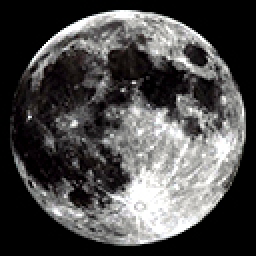
%> input picture data/img-3.jpg, 128 x 128 px (shown 2 times larger)
$ octave Floyd_Steinberg.m   (GNU Octave 9; MATLAB toolbox functions it lacks are replaced by stand-ins)
%> lines starting %> are read from the running program, lines starting %| are printed output that depends on the picture; in (x1, y1, x2, y2) boxes, pixels count from 0 and x2, y2 are one past the last pixel; in counts of white or black regions, pixels touching at a corner belong together; the program's own positions count from 1
%   Transfer an image to black-white-dots image with Floyd Steinberg method

clear;
clc;
Image = imread('./data/img-3.jpg');
%> Image is the input picture: size 128x128x3 uint8; mean R, G, B 76.1, 74.9, 74.7
GrayImage = .2989*Image(:,:,1)...
           +.5870*Image(:,:,2)...
           +.1140*Image(:,:,3);

[height, width]=size(GrayImage);
%> height = 128; width = 128

Ouput = zeros(height, width);
tmp = zeros(height+2, width+2);
tmp(2:height+1, 2:width+1) = GrayImage;
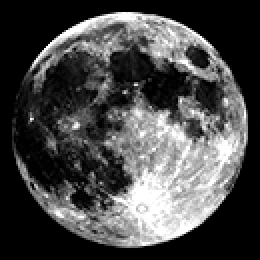
%> tmp: size 130x130 double (shown 2 times larger); min 0, max 255, mean 73

for i = 2:height+1
    for j = 2:width+1
        if tmp(i, j) < 128
            Ouput(i-1, j-1) = 0;
            err = tmp(i, j);
        else
            Ouput(i-1, j-1) = 255;
            err = tmp(i, j) - 255;
        end
        tmp(i, j+1) = tmp(i, j+1)+7/16*err;
        tmp(i+1, j-1) = tmp(i+1, j-1)+3/16*err;
        tmp(i+1, j) = tmp(i+1, j)+5/16*err;
        tmp(i+1, j+1) = tmp(i+1, j+1)+1/16*err;
    end
 end
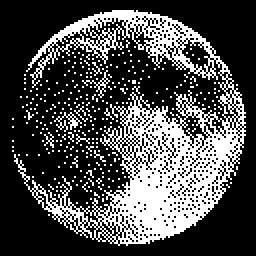
%> Ouput: size 128x128 double (shown 2 times larger); 29.4% white in thin lines or dots, all inside (x1, y1, x2, y2) = (6, 5, 123, 123)
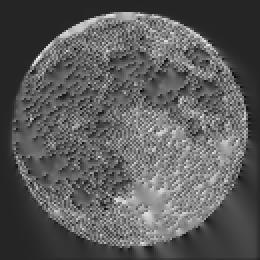
%> tmp: size 130x130 double (shown 2 times larger); min -58.71, max 340.4, mean 84.2; drawn with min black and max white
%> after the loop, err = 32.54

Ouput = uint8(Ouput);
subplot(1,2,1); imshow(GrayImage), title('Original');
subplot(1,2,2); imshow(Ouput), title('Floyd-Steinberg');
